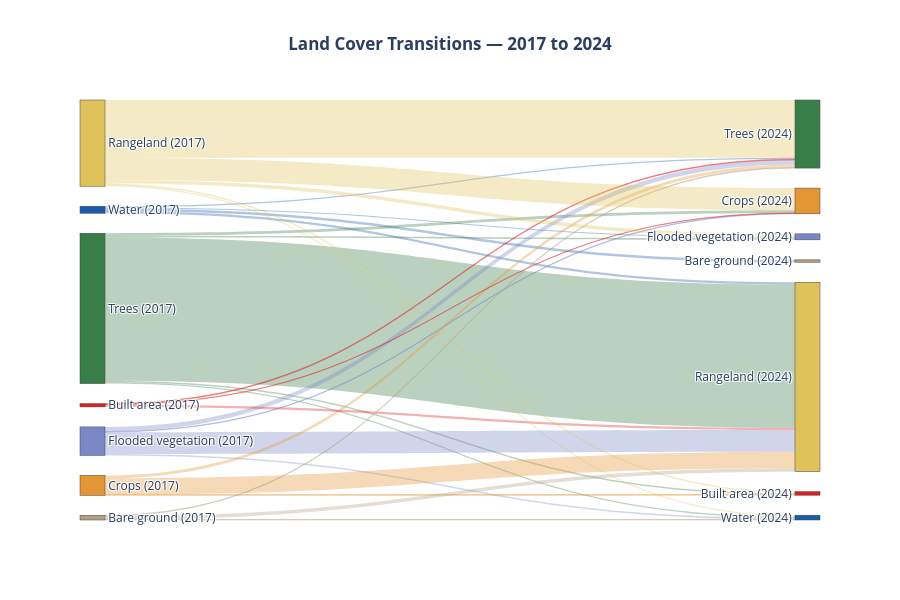

The notebook cell saved with this chart:
### Code cell
# Build node list: source nodes (2017) on left, target nodes (2024) on right
source_labels = [f"{s} (2017)" for s in flows_df["source"].unique()]
target_labels = [f"{t} (2024)" for t in flows_df["target"].unique()]
all_labels = source_labels + target_labels

# Map names to indices
src_map = {name: i for i, name in enumerate(source_labels)}
tgt_map = {name: i for i, name in enumerate(target_labels, start=len(source_labels))}

# Node colors
node_colors = (
    [CLASS_COLORS.get(s, "#AAAAAA") for s in flows_df["source"].unique()] +
    [CLASS_COLORS.get(t, "#AAAAAA") for t in flows_df["target"].unique()]
)

# Link colors (semi-transparent source color)
def hex_to_rgba(hex_color, alpha=0.35):
    h = hex_color.lstrip("#")
    r, g, b = int(h[0:2], 16), int(h[2:4], 16), int(h[4:6], 16)
    return f"rgba({r},{g},{b},{alpha})"

link_sources = [src_map[f"{row.source} (2017)"] for row in flows_df.itertuples()]
link_targets = [tgt_map[f"{row.target} (2024)"] for row in flows_df.itertuples()]
link_values = flows_df["value"].tolist()
link_colors = [
    hex_to_rgba(CLASS_COLORS.get(row.source, "#AAAAAA"))
    for row in flows_df.itertuples()
]

fig = go.Figure(go.Sankey(
    node=dict(
        pad=20, thickness=25,
        label=all_labels,
        color=node_colors,
    ),
    link=dict(
        source=link_sources,
        target=link_targets,
        value=link_values,
        color=link_colors,
    ),
))

fig.update_layout(
    title=dict(
        text="<b>Land Cover Transitions — 2017 to 2024</b>",
        x=0.5,
        xanchor="center",
    ),
    template="plotly_white",
    font_size=12,
    width=900, height=600,
)
fig.show()

### Figure 1 — Plotly figure (JSON) as saved in the notebook; plotly's stock layout.template omitted (floating-point values rounded to 4 significant figures)
{"data": [{"link": {"color": ["rgba(26,91,171,0.35)", "rgba(26,91,171,0.35)", "rgba(26,91,171,0.35)", "rgba(26,91,171,0.35)", "rgba(57,125,73,0.35)", "rgba(57,125,73,0.35)", "rgba(57,125,73,0.35)", "rgba(57,125,73,0.35)", "rgba(57,125,73,0.35)", "rgba(122,135,198,0.35)", "rgba(122,135,198,0.35)", "rgba(122,135,198,0.35)", "rgba(122,135,198,0.35)", "rgba(228,150,53,0.35)", "rgba(228,150,53,0.35)", "rgba(228,150,53,0.35)", "rgba(224,32,32,0.35)", "rgba(224,32,32,0.35)", "rgba(224,32,32,0.35)", "rgba(179,159,129,0.35)", "rgba(179,159,129,0.35)", "rgba(179,159,129,0.35)", "rgba(223,195,90,0.35)", "rgba(223,195,90,0.35)", "rgba(223,195,90,0.35)", "rgba(223,195,90,0.35)", "rgba(223,195,90,0.35)"], "source": [0, 0, 0, 0, 1, 1, 1, 1, 1, 2, 2, 2, 2, 3, 3, 3, 4, 4, 4, 5, 5, 5, 6, 6, 6, 6, 6], "target": [7, 8, 9, 10, 11, 8, 12, 13, 10, 11, 7, 12, 10, 7, 13, 10, 7, 12, 10, 11, 7, 10, 11, 7, 8, 12, 13], "value": [357.0, 296.1, 674.3, 636.5, 415.9, 459.2, 710.4, 398.6, 40080.0, 402.1, 1301.0, 161.1, 6110.0, 808.2, 167.4, 4583.0, 216.2, 102.2, 602.3, 165.7, 184.4, 966.5, 355.8, 16180.0, 919.5, 6230.0, 432.9]}, "node": {"color": ["#1A5BAB", "#397D49", "#7A87C6", "#E49635", "#E02020", "#B39F81", "#DFC35A", "#397D49", "#7A87C6", "#B39F81", "#DFC35A", "#1A5BAB", "#E49635", "#E02020"], "label": ["Water (2017)", "Trees (2017)", "Flooded vegetation (2017)", "Crops (2017)", "Built area (2017)", "Bare ground (2017)", "Rangeland (2017)", "Trees (2024)", "Flooded vegetation (2024)", "Bare ground (2024)", "Rangeland (2024)", "Water (2024)", "Crops (2024)", "Built area (2024)"], "pad": 20, "thickness": 25}, "type": "sankey"}], "layout": {"font": {"size": 12}, "height": 600, "title": {"text": "<b>Land Cover Transitions — 2017 to 2024</b>", "x": 0.5, "xanchor": "center"}, "width": 900}}
